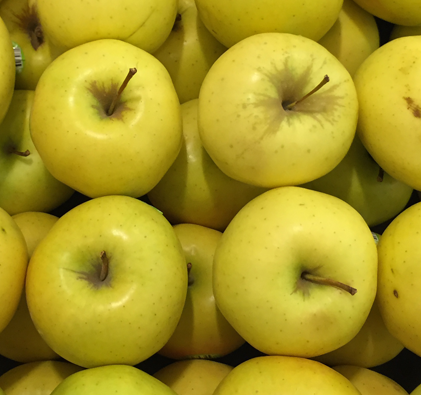
%> input picture 16.tif, 421 x 395 px
$ octave --eval "Error_histogram('16.tif');"   (GNU Octave 9; MATLAB toolbox functions it lacks are replaced by stand-ins)
%> lines starting %> are read from the running program, lines starting %| are printed output that depends on the picture
%> in Error_histogram, rgb is the input picture: size 395x421x3 uint8; mean R, G, B 166, 148.2, 34.6
### rgb2ycocg.m
function[ycocg] = rgb2ycocg(rgb_image)

    R = rgb_image(:,:,1);
    G = rgb_image(:,:,2);
    B = rgb_image(:,:,3);

    Co = double(R) - double(B);
    t = double(B) + floor(Co/2);
    Cg = double(G) - double(t);
    Y = double(t) + floor(Cg/2);
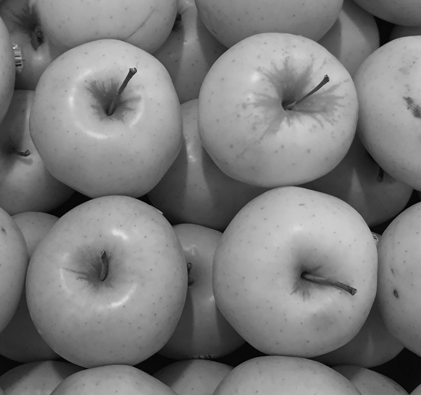
%> Y: size 395x421 double; min 0, max 225, mean 123.8

    rgb_image = double( rgb_image );
    [ nr nc ns ] = size( rgb_image );
%> nr = 395; nc = 421; ns = 3

    ycocg = zeros(nr,nc,3);


    ycocg(:,:,1) = Y;
    ycocg(:,:,2) = Co;
    ycocg(:,:,3) = Cg;
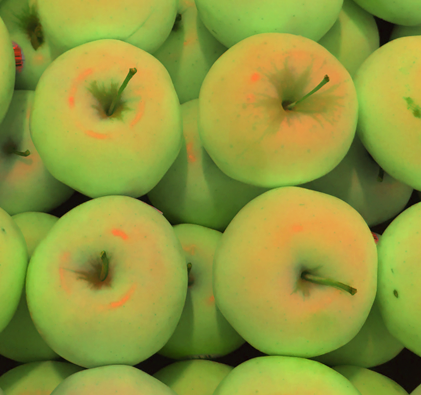
%> ycocg: size 395x421x3 double; mean R, G, B 123.8, 131.3, 48.1; drawn with min black and max white


end

### Interpolate.m
function [ x e ] = Interpolate( image )
%[ x e ] = Interpolation( image )
%   Returns the interpolated matrix of 'image' along with the error matrix.

if ( ischar(image) == 1 )
    %If input 'image' is the name of the image file
    p = PrintImageMatrix(image);
else
    %If input 'image' the pixel matrix itself
    p = image;
end
p = double(p);
[nr nc] = size(p);

x = (-1) * ones(nr,nc);
% Create Margin
for i = 1:nr
    for j = 1:nc
        if( ( i == 1 ) || ( j == 1 ) || ( i == nr ) || ( j == nc ) )
            x(i,j) = p(i,j);
        end
    end
end
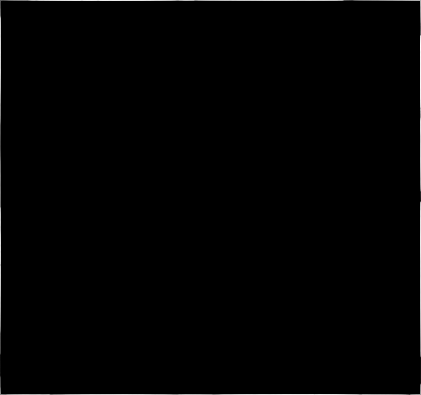
%> x: size 395x421 double; min -1, max 248, mean 0.7; drawn with min black and max white

% Down Sample => Get the Low Resolution Pixels
for i = 1:nr
    for j = 1:nc
        if( ( mod(i,2) == 1 ) && ( mod(j,2) == 1 ) )
            x(i,j) = p(i,j);
        end
    end
end
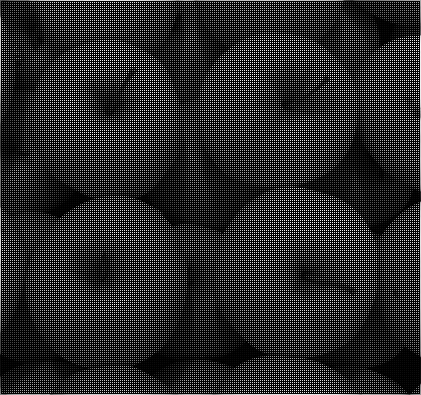
%> x: size 395x421 double; min -1, max 255, mean 41.8; drawn with min black and max white

% Error Matrix
e = 999*ones(nr,nc);

% STEP I (center high resolution pixels)
for i = 1:(nr/2 - 1)
    for j = 1:(nc/2 - 1)
        %disp('************************')
        x_45 = ( x((2*i-1),(2*j+1)) + x((2*i+1),(2*j-1)) ) / 2;
        x_135 = ( x((2*i-1),(2*j-1)) + x((2*i+1),(2*j+1)) ) / 2;
        u = ( x((2*i-1),(2*j+1)) + x((2*i+1),(2*j-1)) + x((2*i-1),(2*j-1)) + x((2*i+1),(2*j+1)) ) / 4;
        S45 = [ x((2*i-1),(2*j+1)), x_45, x((2*i+1),(2*j-1)) ];
        S135 = [ x((2*i-1),(2*j-1)), x_135, x((2*i+1),(2*j+1)) ];
        sigma_e45 = ( (S45(1) - u)*(S45(1) - u) + (S45(2) - u)*(S45(2) - u) + (S45(3) - u)*(S45(3) - u) ) / 3;
        sigma_e135 = ( (S135(1) - u)*(S135(1) - u) + (S135(2) - u)*(S135(2) - u) + (S135(3) - u)*(S135(3) - u) ) / 3;
        w45 = sigma_e135 / ( sigma_e45 + sigma_e135 );
        w135 = 1 - w45;
        if( (sigma_e45 == 0) && (sigma_e135 == 0) )
            x((2*i),(2*j)) = u;
        else
            x((2*i),(2*j)) = round( w45*x_45 + w135*x_135 );
        end
        e((2*i),(2*j)) = x((2*i),(2*j)) - p((2*i),(2*j));
    end
end
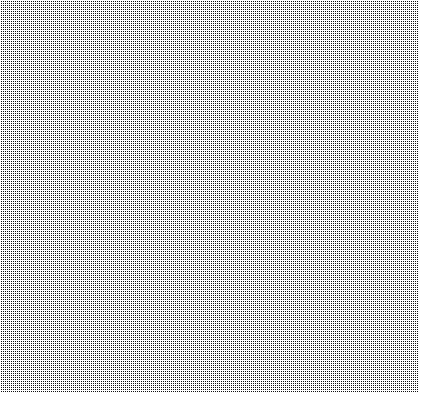
%> e: size 395x421 double; min -67, max 999, mean 752.9; drawn with min black and max white
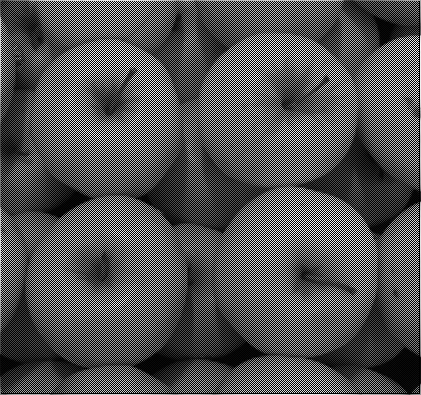
%> x: size 395x421 double; min -1, max 255, mean 82.9; drawn with min black and max white

% STEP II (residual high resolution pixels)
for i = 2:(nr-1)
    for j = 2:(nc-1)
        if( mod((i+j),2) == 1 )
            %disp('************************')
            x_0 = ( x(i,j-1) + x(i,j+1) ) / 2;
            x_90 = ( x(i-1,j) + x(i+1,j) ) / 2;
            u = ( x(i,j-1) + x(i,j+1) + x(i-1,j) + x(i+1,j) ) / 4;
            S0 = [ x(i,j-1), x_0, x(i,j+1) ];
            S90 = [ x(i-1,j), x_90, x(i+1,j) ];
            sigma_e0 = ( (S0(1) - u)*(S0(1) - u) + (S0(2) - u)*(S0(2) - u) + (S0(3) - u)*(S0(3) - u) ) / 3;
            sigma_e90 = ( (S90(1) - u)*(S90(1) - u) + (S90(2) - u)*(S90(2) - u) + (S90(3) - u)*(S90(3) - u) ) / 3;
            w0 = sigma_e90 / ( sigma_e0 + sigma_e90 );
            w90 = 1 - w0;
            if( (sigma_e0 == 0) && (sigma_e90 == 0) )
                x(i,j) = u;
            else
                x(i,j) = round( w0*x_0 + w90*x_90 );
            end
            e(i,j) = x(i,j) - p(i,j);
        end
    end
end
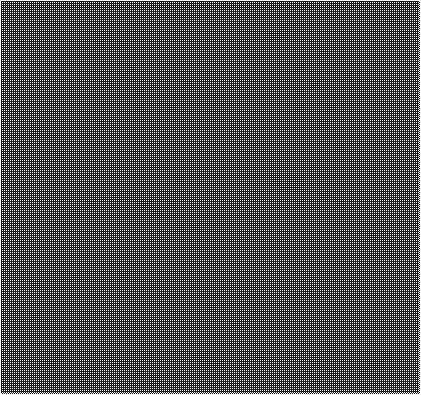
%> e: size 395x421 double; min -124, max 999, mean 258.2; drawn with min black and max white
%> after the loop, S0 = [-1 -1 -1]; S90 = [145 147.5 150]; sigma_e0 = 5513.1; sigma_e90 = 5517.2; u = 73.25; w0 = 0.5; w90 = 0.5; x_0 = -1; x_90 = 147.5

end

### Error_histogram.m
function [ ] = Error_histogram( image )
%Create interpolation error histogram for a particular image

if ( ischar(image) == 1 )
    %If input 'image' is the name of the image file
    rgb = imread(image);
else
    %If input 'image' the pixel matrix itself
    rgb = image;
end
rgb = double(rgb);

% Transform color space
ycocg = rgb2ycocg( rgb );

% Separate integer part
ycocg_i = floor( ycocg );

%---------R----------------------------------------------------------------
[ x e ] = Interpolate( rgb(:,:,1) );
[nr nc nl] = size( e )
%> nr = 395; nc = 421; nl = 1

R_freq = zeros( 1, (255*2 + 1) ); % -255...-1 0 1...255
for i = 1:nr
    for j = 1:nc
        if( e(i,j) == 999 )
            ;
        else
            R_freq( 1, ( e(i,j) + 256 ) ) = R_freq( 1, ( e(i,j) + 256 ) ) + 1;
        end
    end
end
%> after the loop, R_freq = 511 values, max 38871 at index 256, min 0 at index 1, mean 241.3

% for j = 1:(255*2 + 1)
%     disp(['R_freq(',num2str(j-256),') -> ',num2str( R_freq(1,j) )])
% end

% Plot histogram
figure1 = figure;
axes1 = axes('Parent',figure1,'FontWeight','bold','FontSize',24);
xlim(axes1,[-100 100]);
ylim(axes1,[0 3.5e+004]);
box(axes1,'on');
hold(axes1,'all');
title('R histogram','FontWeight','bold','FontSize',24);
bar(-255:255,R_freq,'FaceColor',[0.502 0.502 0.502],'LineWidth',1,...
    'BarWidth',1);
xlabel('Interpolation Error','FontWeight','bold','FontSize',24);
ylabel('Frequency','FontWeight','bold','FontSize',24);

%---------G----------------------------------------------------------------
[ x e ] = Interpolate( rgb(:,:,2) );
[nr nc nl] = size( e )

G_freq = zeros( 1, (255*2 + 1) ); % -255...-1 0 1...255
for i = 1:nr
    for j = 1:nc
        if( e(i,j) == 999 )
            ;
        else
            G_freq( 1, ( e(i,j) + 256 ) ) = G_freq( 1, ( e(i,j) + 256 ) ) + 1;
        end
    end
end

% for j = 1:(255*2 + 1)
%     disp(['G_freq(',num2str(j-256),') -> ',num2str( G_freq(1,j) )])
% end

% Plot histogram
figure1 = figure;
axes1 = axes('Parent',figure1,'FontWeight','bold','FontSize',24);
xlim(axes1,[-100 100]);
ylim(axes1,[0 3.5e+004]);
box(axes1,'on');
hold(axes1,'all');
title('G histogram','FontWeight','bold','FontSize',24);
bar(-255:255,G_freq,'FaceColor',[0.502 0.502 0.502],'LineWidth',1,...
    'BarWidth',1);
xlabel('Interpolation Error','FontWeight','bold','FontSize',24);
ylabel('Frequency','FontWeight','bold','FontSize',24);

%---------B----------------------------------------------------------------
[ x e ] = Interpolate( rgb(:,:,3) );
[nr nc nl] = size( e )

B_freq = zeros( 1, (255*2 + 1) ); % -255...-1 0 1...255
for i = 1:nr
    for j = 1:nc
        if( e(i,j) == 999 )
            ;
        else
            B_freq( 1, ( e(i,j) + 256 ) ) = B_freq( 1, ( e(i,j) + 256 ) ) + 1;
        end
    end
end

% for j = 1:(255*2 + 1)
%     disp(['B_freq(',num2str(j-256),') -> ',num2str( B_freq(1,j) )])
% end

% Plot histogram
figure1 = figure;
axes1 = axes('Parent',figure1,'FontWeight','bold','FontSize',24);
xlim(axes1,[-100 100]);
ylim(axes1,[0 3.5e+004]);
box(axes1,'on');
hold(axes1,'all');
title('B histogram','FontWeight','bold','FontSize',24);
bar(-255:255,B_freq,'FaceColor',[0.502 0.502 0.502],'LineWidth',1,...
    'BarWidth',1);
xlabel('Interpolation Error','FontWeight','bold','FontSize',24);
ylabel('Frequency','FontWeight','bold','FontSize',24);

%-----------------------------B1--------------------------------------------
%extended plot

B1_freq(1,(-2:1:2)+256 ) = B_freq(1,(-2:1:2)+256);

for i = 3:nr+3
    for j = 3:nc+3
        B1_freq(1, e(i+3,j+3)+256) = B_freq( 1, e(i,j)+256);
    end
end

B_freq(1, (3+256):(5+256) ) = 0;
B_freq(1, (-3+256):-1:(-5+256)) = 0;

figure1 = figure;
axes1 = axes('Parent',figure1,'FontWeight','bold','FontSize',24);
xlim(axes1,[-100 100]);
ylim(axes1,[0 3.5e+004]);
box(axes1,'on');
hold(axes1,'all');
title('B1 histogram','FontWeight','bold','FontSize',24);
bar(-255:255,B1_freq,'FaceColor',[0.502 0.502 0.502],'LineWidth',1,...
    'BarWidth',1);
xlabel('Interpolation Error','FontWeight','bold','FontSize',24);
ylabel('Frequency','FontWeight','bold','FontSize',24);

%---------Y----------------------------------------------------------------
[ x e ] = Interpolate( ycocg_i(:,:,1) );
[nr nc nl] = size( e )

Y_freq = zeros( 1, (255*2 + 1) ); % -255...-1 0 1...255
for i = 1:nr
    for j = 1:nc
        if( e(i,j) == 999 )
            ;
        else
            Y_freq( 1, ( e(i,j) + 256 ) ) = Y_freq( 1, ( e(i,j) + 256 ) ) + 1;
        end
    end
end

% for j = 1:(255*2 + 1)
%     disp(['Y_freq(',num2str(j-256),') -> ',num2str( Y_freq(1,j) )])
% end

% Plot histogram
figure1 = figure;
axes1 = axes('Parent',figure1,'FontWeight','bold','FontSize',24);
xlim(axes1,[-100 100]);
ylim(axes1,[0 3.5e+004]);
box(axes1,'on');
hold(axes1,'all');
title('Y histogram','FontWeight','bold','FontSize',24);
bar(-255:255,Y_freq,'FaceColor',[0.502 0.502 0.502],'LineWidth',1,...
    'BarWidth',1);
xlabel('Interpolation Error','FontWeight','bold','FontSize',24);
ylabel('Frequency','FontWeight','bold','FontSize',24);

%---------Co----------------------------------------------------------------
[ x e ] = Interpolate( ycocg_i(:,:,2) );
[nr nc nl] = size( e )

Co_freq = zeros( 1, (255*2 + 1) ); % -255...-1 0 1...255
for i = 1:nr
    for j = 1:nc
        if( e(i,j) == 999 )
            ;
        else
            Co_freq( 1, ( e(i,j) + 256 ) ) = Co_freq( 1, ( e(i,j) + 256 ) ) + 1;
        end
    end
end

% for j = 1:(255*2 + 1)
%     disp(['Cb_freq(',num2str(j-256),') -> ',num2str( Cb_freq(1,j) )])
% end

% Plot histogram
figure1 = figure;
axes1 = axes('Parent',figure1,'FontWeight','bold','FontSize',24);
xlim(axes1,[-100 100]);
ylim(axes1,[0 3.5e+004]);
box(axes1,'on');
hold(axes1,'all');
title('Co histogram','FontWeight','bold','FontSize',24);
bar(-255:255,Co_freq,'FaceColor',[0.502 0.502 0.502],'LineWidth',1,...
    'BarWidth',1);
xlabel('Interpolation Error','FontWeight','bold','FontSize',24);
ylabel('Frequency','FontWeight','bold','FontSize',24);

%---------Cg----------------------------------------------------------------
[ x e ] = Interpolate( ycocg_i(:,:,3) );
[nr nc nl] = size( e )

Cg_freq = zeros( 1, (255*2 + 1) ); % -255...-1 0 1...255
for i = 1:nr
    for j = 1:nc
        if( e(i,j) == 999 )
            ;
        else
            Cg_freq( 1, ( e(i,j) + 256 ) ) = Cg_freq( 1, ( e(i,j) + 256 ) ) + 1;
        end
    end
end

% for j = 1:(255*2 + 1)
%     disp(['Cr_freq(',num2str(j-256),') -> ',num2str( Cr_freq(1,j) )])
% end

% Plot histogram
figure1 = figure;
axes1 = axes('Parent',figure1,'FontWeight','bold','FontSize',24);
xlim(axes1,[-100 100]);
ylim(axes1,[0 3.5e+004]);
box(axes1,'on');
hold(axes1,'all');
title('Cg histogram','FontWeight','bold','FontSize',24);
bar(-255:255,Cg_freq,'FaceColor',[0.502 0.502 0.502],'LineWidth',1,...
    'BarWidth',1);
xlabel('Interpolation Error','FontWeight','bold','FontSize',24);
ylabel('Frequency','FontWeight','bold','FontSize',24);

end
%> (the run ends here)
